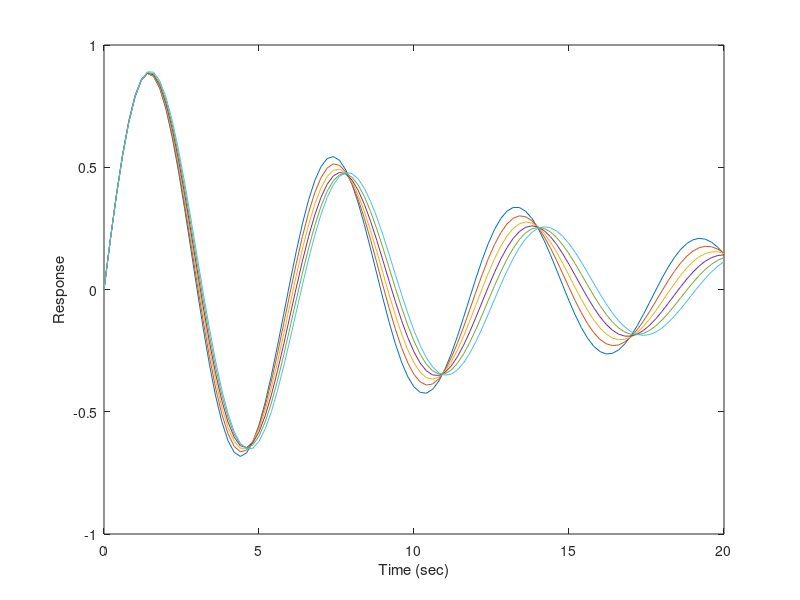

This figure's MATLAB source: (Note: this script raises an error after producing the figure.)
%% mD^2x(t)+cD^ax(t)+kx(t)=F(t)
clc
clear all
%% Values of m, c, k, alpha, t0, T
m=1;
c=0.2;
k=1;
t0=0;
T=20;
n=100;
h=(T-t0)/n;
%% Forcing function
F=zeros(n+1,1);
%% Initial Conditions
y(1)=0;
y(2)=y(1)+(1*h);
Td=[];
% for c=0.05:0.05:0.3
% a=0.5;
for a=0.5:0.1:1
    for j=1:n
        w(j)=((-1)^j)*((gamma(a+1))/((gamma(j+1))*(gamma(a-j+1))));
    end
    for i=3:n+1
        B=0;
        for j=2:i
            B=B+(w(j-1)*y(i+1-j));
        end
        y(i)=(((h^2*(F(i)-k*y(i-1)))+(m*(2*y(i-1)-y(i-2)))-(c*h^(2-a)*B))/(m+(c*(h^(2-a)))));
    end
    figure(1);
    plot(t0:h:T,y);
    hold on;
    xlabel('Time (sec)');
    ylabel('Response');
%     %% Curve fitting X=At^C
%     [X,t]=findpeaks(y,t0:h:T);
%     Td=[Td;diff(t)];
%     del=(log(X(1)/X(length(X))))/((length(X))-1);
%     Xeta=del/(2*pi);
%     cf=(sqrt(4*k*m)*Xeta);
%     a1=log(X');
%     a2=log(t');
%     a3=length(a2);
%     a4=[ones(a3,1),a2];
%     phi=inv(a4'*a4)*a4'*a1;
%     A(((10*a)-4))=exp(phi(1));
%     C(((10*a)-4))=phi(2);
%     refline(0,0);
%     plot(log(t0:h:T),log(y));
%     plot(t0:h:T,((0.2/sqrt(pi))*((t0:h:T).^-a)));
%     hold on;
%     plot(t0:h:T,((0.1/sqrt(pi))*((t0:h:T).^-(a+1))));
%     plot(t0:h:T,A*((t0:h:T).^C));
end
refline(0,0);
leg=legend('a=0.5','a=0.6','a=0.7','a=0.8','a=0.9','a=1','refline');
% set(leg,'position',[0 0 0.2 0.2]);
set(leg,'fontsize',15);
% end
% legend('c=0.05','c=0.1','c=0.15','c=0.2','0.25','0.3');
% legend('c=1','c=10','c=100');
%% fft
% Fs=1/T;
% L=size(y,2);
% Y=fft(y);
% P2 = abs(Y);
% P1 = P2(1:L/2+1);
% P1(2:end-1) = 2*P1(2:end-1);
% figure;
% f = 0:Fs:(1)/(2*h);
% plot(f,P1); 
% title('Single-Sided Amplitude Spectrum of y(t)');
% xlabel('f (Hz)');
% ylabel('|A(f)|');

%% Viscous Damping
% tspan=t0:h:T;
% xe=c/(sqrt(2*k*m));
% B=0;
% wn=sqrt(k/m);
% wd=wn*(sqrt(1-(xe^2)));
% D=((1+(xe*wn*B))/wd);
% x=((exp(-(xe*wn*tspan))).*((B*cos(wd*tspan))+(D*sin(wd*tspan))));
% figure(1);
% plot(t0:h:T,x,'b');
% xlabel('Time (t)');
% ylabel('y(t)');
% legend('a=0.5 (Using BDM)','viscous damping');